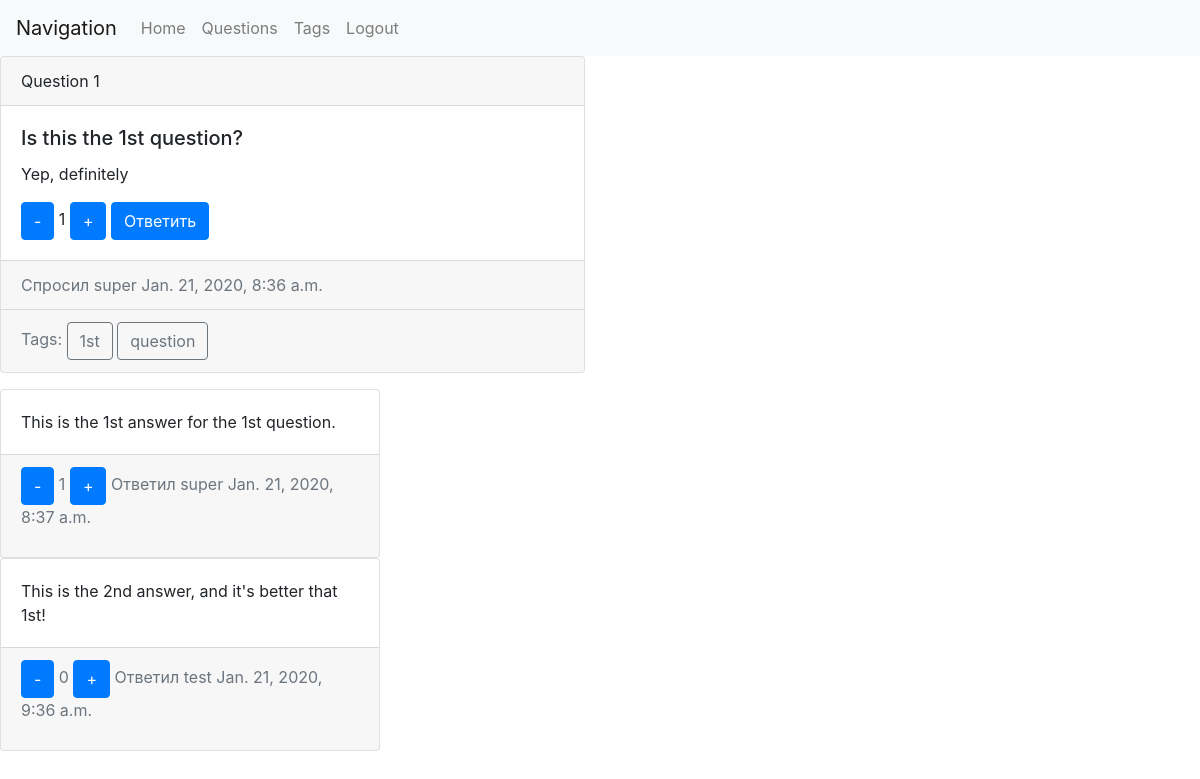
The app's page /questions/1/ (signed in) with its own data.
### questions/models.py (models this page shows, shortened)
class Question(models.Model):
    author = models.ForeignKey(settings.AUTH_USER_MODEL, on_delete=models.CASCADE, related_name='QuestionAuthor')
    title = models.CharField(max_length=500)
    text = models.TextField()
    creation_date = models.DateTimeField(default=timezone.now)
    likes = models.IntegerField(default=0)
    dislikes = models.IntegerField(default=0)
    voted_user = models.ManyToManyField(User, related_name='QuestionVote')
    rating = models.IntegerField(default=0)
    new_tag = models.CharField(max_length=50, blank=True, null=True)
    tags = models.ManyToManyField('Tag', blank=True, related_name='posts')

class Tag(models.Model):
    title = models.CharField(max_length=50)
    slug = models.SlugField(max_length=50)
    def get_absolute_url(self):
        return reverse("tag", kwargs={"slug": self.slug})

class Answer(models.Model):
    question = models.ForeignKey(Question, on_delete=models.CASCADE)
    author = models.ForeignKey(settings.AUTH_USER_MODEL, on_delete=models.CASCADE, related_name='AnswerAuthor')
    text = models.TextField()
    creation_date = models.DateTimeField(default=timezone.now)
    likes = models.IntegerField(default=0)
    dislikes = models.IntegerField(default=0)
    voted_user = models.ManyToManyField(User, related_name='AnswerVote')
    rating = models.IntegerField(default=0)

### questions/views.py (the view)
# urls.py: path('questions/<int:question_id>/', views.question, name='question'),
def question(request, question_id):
    question = get_object_or_404(Question, pk=question_id)
    answers = question.answer_set.all().order_by('creation_date')
    current_user = request.user.id
    return render(request, 'questions/question.html', {'answers' : answers, 'question': question})

### questions/templates/questions/question.html (shortened to what this page needs)
{% extends "base.html" %}
{% block content %}
    {% if user.is_authenticated %}
        <div class='row'>
            <div class='col-xl-6'>
                <div class="card text-left">
                    <div class="card-header">
                        Question {{question.id}}
                    </div>
                    <div class="card-body">
                        <h5 class="card-title">{{ question.title }}</h5>
                        <p class="card-text">{{ question.text }}</p>
                        <a href="{% url 'question_dislike' question.id %}" class="btn btn-primary">-</a>
                        {{ question.rating }}
                        <a href="{% url 'question_like' question.id %}" class="btn btn-primary">+</a>
                        <a href="{% url 'replying' question.id %}" class="btn btn-primary">Ответить</a>
                    </div>
                    <div class="card-footer text-muted">
                        Спросил {{question.author}} {{question.creation_date}}
                    </div>
                    <div class="card-footer text-muted">
                        Tags:
                        {% for tag in question.tags.all %}
                            <a href="{{ tag.get_absolute_url }}" class="btn btn-outline-secondary">{{ tag.title }}</a>
                        {% endfor %}
                    </div>
                </div>
            </div>
        </div>
                {% for answer in answers %}
                    <div class='row'>
                        <div class='col-xl-4'>
                            <div class="card text-left">
                                <div class="card-body">
                                    <p class="card-text">
                                    {{ answer.text }}
                                    </p>
                                </div>
                                <div class="card-footer text-muted">
                                    <a href="{% url 'answer_dislike' question.id answer.id %}" class="btn btn-primary">-</a>
                                    {{ answer.rating }}
                                    <a href="{% url 'answer_like' question.id answer.id %}" class="btn btn-primary">+</a>
                                    Ответил {{answer.author}} {{answer.creation_date}}</p>
                                </div>
                            </div>
                        </div>
                    </div>
                {% endfor %}
    {% else %}
        <p>Для просмотра этой страницы необходима авторизация</p>
        <p><a href="/accounts/login/" class="btn btn-primary">Войти</a></p>
    {% endif %}
{% endblock content %}

### questions/templates/base.html (shortened to what this page needs)
<html>
    <head>
        <link rel="stylesheet" href="https://stackpath.bootstrapcdn.com/bootstrap/4.4.1/css/bootstrap.min.css">
    </head>
    <body>
        <nav class="navbar navbar-expand-lg navbar-light bg-light">
            <a class="navbar-brand">Navigation</a>
            <div class="collapse navbar-collapse" id="navbarNavAltMarkup">
              <div class="navbar-nav">
                <a class="nav-item nav-link" href="/">Home</a>
                <a class="nav-item nav-link" href="/questions/">Questions</a>
                <a class="nav-item nav-link" href="/questions/tags/">Tags</a>
                <a class="nav-item nav-link" href="/accounts/logout/">Logout</a>
              </div>
            </div>
        </nav>
        {% block content %}
        {% endblock %}
    </body>
</html>

### records on screen
Question: id "1", title "Is this the 1st question?", text "Yep, definitely", rating "1", author "super", creation_date "Jan. 21, 2020, 8:36 a.m."
Tag: title "1st"
Tag: title "question"
Answer: text "This is the 1st answer for the 1st question.", rating "1", author "super", creation_date "Jan. 21, 2020, 8:37 a.m."
Answer: text "This is the 2nd answer, and it's better that 1st!", rating "0", author "test", creation_date "Jan. 21, 2020, 9:36 a.m."
